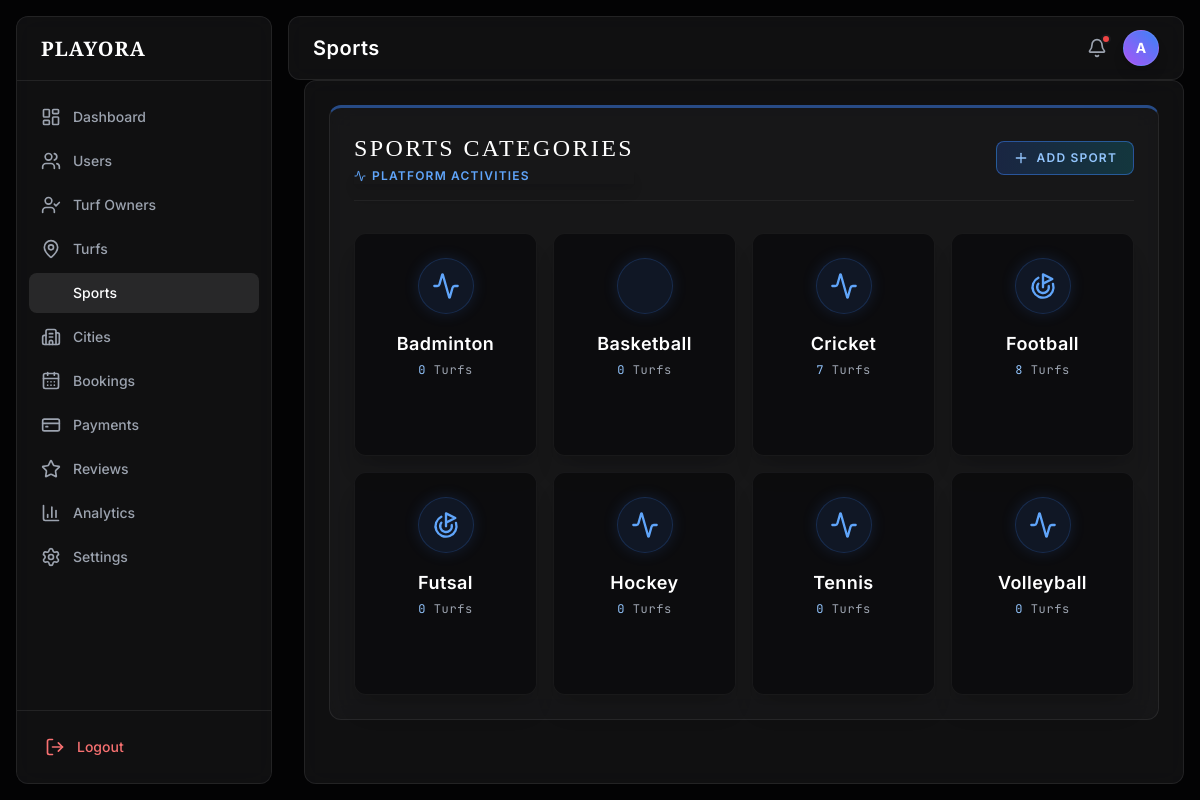
/admin/index.php?page=sports (signed in), run on the app's committed database.
### tables this page shows
CREATE TABLE `sports` (
  `id` int(11) NOT NULL,
  `name` varchar(100) DEFAULT NULL,
  `icon` varchar(255) DEFAULT NULL,
  `status` enum('active','inactive') DEFAULT 'active'
);

### admin/includes/auth.php (called while the page is built, shortened)
<?php
function e($value) {
    return htmlspecialchars($value ?? '', ENT_QUOTES, 'UTF-8');
}
?>

### admin/pages/sports.php (the view, shortened to what this page needs)
<?php
$query = "SELECT s.*, (SELECT COUNT(*) FROM turfs WHERE sport_id = s.id) as turf_count FROM sports s ORDER BY s.name ASC";
$sports = $conn->query($query);
?>
<div class="glass-card p-6 border-t-[3px] border-t-blue-500/50">
    <div class="flex flex-col sm:flex-row justify-between items-start sm:items-center mb-8 border-b border-white/5 pb-4 gap-4">
        <div>
            <h3 class="text-2xl font-serif text-white tracking-widest uppercase">Sports Categories</h3>
            <p class="text-xs text-blue-400 mt-1 uppercase tracking-widest font-semibold flex items-center shadow-lg"><i data-lucide="activity" class="w-3 h-3 mr-1.5"></i> Platform Activities</p>
        </div>
        <button onclick="let n=prompt('Enter New Sport Name:'); if(n){document.getElementById('addSportName').value=n; document.getElementById('addSportForm').submit();}" class="bg-gradient-to-r from-blue-600/20 to-cyan-500/20 hover:from-blue-500/30 hover:to-cyan-400/30 border border-blue-500/50 text-blue-300 px-4 py-2 rounded-lg text-xs font-semibold uppercase tracking-widest transition-all flex items-center">
            <i data-lucide="plus" class="w-4 h-4 mr-2"></i> Add Sport
        </button>
    </div>
    <div class="grid grid-cols-2 md:grid-cols-3 lg:grid-cols-4 xl:grid-cols-5 gap-4">
        <?php if ($sports && $sports->num_rows > 0): ?>
            <?php while($s = $sports->fetch_assoc()): ?>
                <div class="bg-void/50 border border-white/5 rounded-xl p-6 text-center hover:border-blue-500/30 hover:-translate-y-1 transition-all group overflow-hidden relative cursor-pointer shadow-xl">
                    <div class="inline-flex items-center justify-center w-14 h-14 rounded-full bg-blue-500/10 border border-blue-500/20 text-blue-400 mb-4 group-hover:scale-110 transition-transform shadow-[0_0_15px_rgba(59,130,246,0.15)]">
                        <i data-lucide="<?php echo e($s['icon'] ?: 'activity'); ?>" class="w-7 h-7"></i>
                    </div>
                    <h4 class="text-white font-semibold text-lg mb-1 tracking-wide"><?php echo e($s['name']); ?></h4>
                    <p class="text-xs text-gray-400 font-mono tracking-wider"><span class="text-blue-300"><?php echo e($s['turf_count']); ?></span> Turfs</p>
                </div>
            <?php endwhile; ?>
        <?php endif; ?>
    </div>
</div>

### admin/includes/head.php (style rules this page uses)
body { background-color: #030304; color: #f9f9fa; }
.glass-card { background: rgba(26, 26, 28, 0.6); backdrop-filter: blur(12px); border: 1px solid rgba(255, 255, 255, 0.08); border-radius: 0.75rem; }

### data on the page
sports: name "Badminton", turf_count "0"
sports: name "Basketball", turf_count "0"
sports: name "Cricket", turf_count "7"
sports: name "Football", turf_count "8"
sports: name "Futsal", turf_count "0"
sports: name "Hockey", turf_count "0"
sports: name "Tennis", turf_count "0"
sports: name "Volleyball", turf_count "0"

### other printed values
$item['label'] "Dashboard"
$item['label'] "Users"
$item['label'] "Turf Owners"
$item['label'] "Turfs"
$item['label'] "Sports"
$item['label'] "Cities"
$item['label'] "Bookings"
$item['label'] "Payments"
$item['label'] "Reviews"
$item['label'] "Analytics"
$item['label'] "Settings"
str_replace('-', ' ', $_GET['page']) "Sports"
